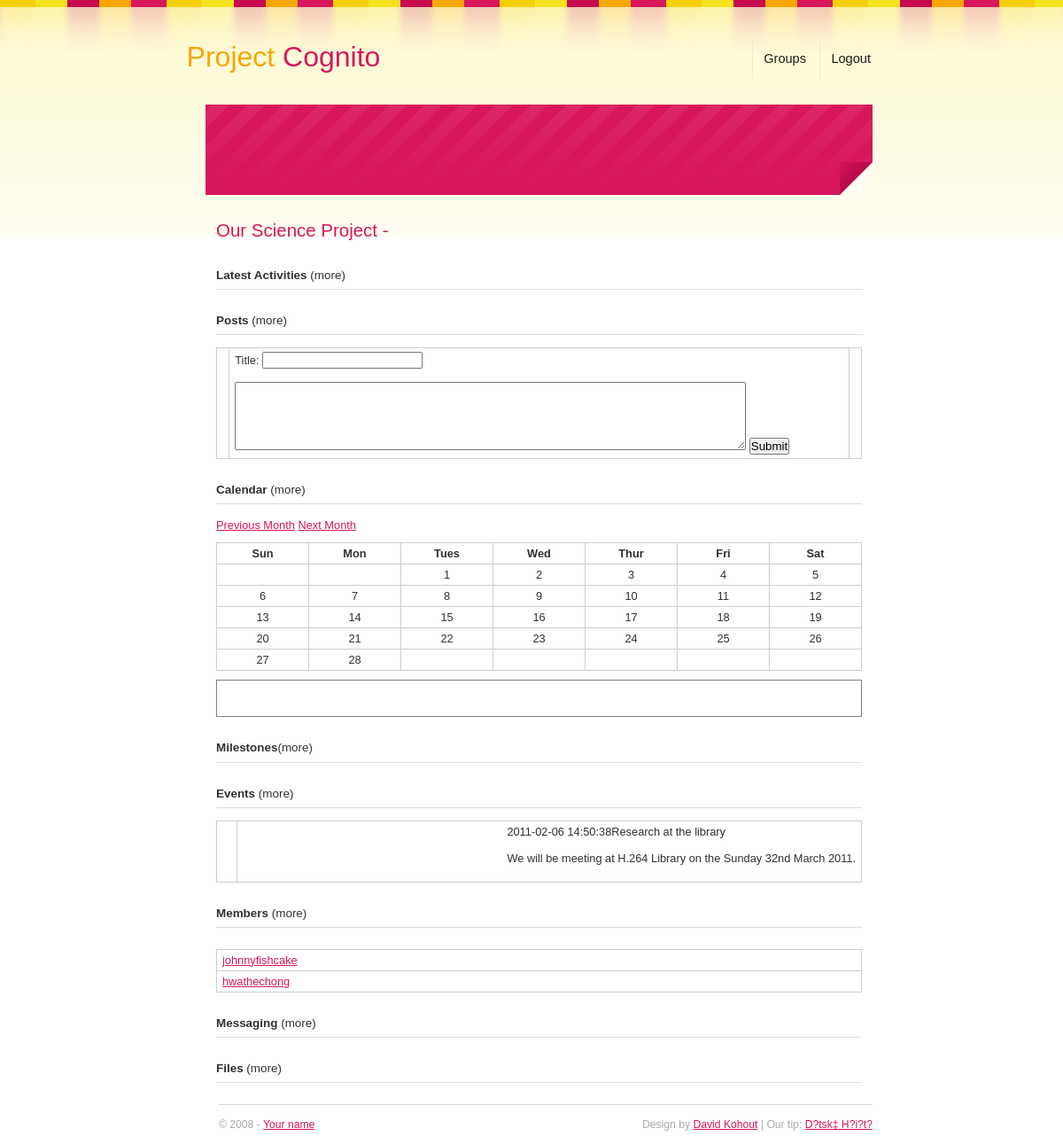
/groupview.php?groupid=1 (signed in), run on the app's committed database.
### tables this page shows
CREATE TABLE `groups` (
  `groupid` bigint(20) NOT NULL AUTO_INCREMENT,
  `title` varchar(200) NOT NULL,
  `description` varchar(400) NOT NULL,
  PRIMARY KEY (`groupid`)
);

CREATE TABLE `events` (
  `eventid` bigint(20) NOT NULL AUTO_INCREMENT,
  `groupid` bigint(20) NOT NULL,
  `title` varchar(100) NOT NULL,
  `description` varchar(500) NOT NULL,
  `time` datetime NOT NULL,
  `durationid` tinyint(4) NOT NULL,
  PRIMARY KEY (`eventid`)
);

CREATE TABLE `accounts` (
  `userid` int(11) NOT NULL AUTO_INCREMENT,
  `username` varchar(30) NOT NULL,
  `password` varchar(50) NOT NULL,
  `schoolid` int(11) NOT NULL,
  `lastlogin` datetime NOT NULL,
  `privilegesid` tinyint(11) NOT NULL,
  UNIQUE KEY `userid` (`userid`)
);

### groupview.php (the view, shortened to what this page needs)
<?php
	if(isset($_GET['groupid'])){
		$number = (int)$_GET['groupid'];
		$checkvalue = 'SELECT * FROM groups,group2accounts WHERE groups.groupid = "'.$number.'" AND group2accounts.userid = "'.$_SESSION['userinfo']['userid'].'" LIMIT 1';
		$checkquery = mysql_query($checkvalue);
		if(mysql_num_rows($checkquery)==1){
			$groupinfoarray = mysql_fetch_array($checkquery);
		}else{
			header('Location:groups.php');
		}
	}
?>
<html>
<head>
<link href="css/screen.css" type="text/css" rel="stylesheet" media="screen,projection" />
</head>
<body>
<div id="layout">
      <div id="header">
        <h1 id="logo"><a href="index.php" title="#"><span>Project</span> Cognito</a></h1>
     	<?php include('inc/nav.php')  ?>
      </div>
        <div id="main">
        <div id="main-box">
        <div id="quote"><br><br></div>
        </div>
        <div id="content">
       		<h2><?php echo $groupinfoarray['title']?> - </h2>
       		<h3>Latest Activities <span style="font-weight:normal;">(more)</span></h3>
       		<h3>Posts <span style="font-weight:normal;">(more)</span></h3>
       		<div id="posts">
       			<table>
       			<tr><td></td><td>
       			Title: <input type="text" id="messagetitle"/>
       			<br><br><textarea rows="5" cols="70" id="message"></textarea>
       			<input type="submit" id="submitmessage"/>
       			</td><td></td>
       			</tr>
       			</table>
       		</div>
       		<h3>Calendar <span style="font-weight:normal;">(more)</span></h3>
			<a href="#" class="calnav" value="prev">Previous Month</a>
			<a href="#" class="calnav" value="next">Next Month</a>
			<div id="calendararea"><?php include_once('calendardisplay.php');?></div>
			<div id="displaycalendarevents" style="border:1px solid gray; padding:20px"></div>
       		<h3>Milestones<span style="font-weight:normal;">(more)</span></h3>
       		<h3>Events <span style="font-weight:normal;">(more)</span></h3>
			<?php
       			$getevents = 'SELECT duration.label, events.title, events.description, events.time FROM duration, events WHERE events.groupid="'.$groupinfoarray['groupid'].'" AND duration.durationid = events.durationid';
       			$fetchevents = mysql_query($getevents);
       			echo '<table>';
       			while($event = mysql_fetch_array($fetchevents)){
       				echo '<tr><td></td><td>';
       				echo '<span style="float:right">'.$event['time'].'</span';
       				echo '<b>'.$event['title'].'</b><br><br>'	;
       				echo $event['description'];
       				echo '<br><br></td></tr>';
       			}
       			echo '</table>';
       		?>
       		<h3>Members <span style="font-weight:normal;">(more)</span></h3>
       		<table>
       			<?php
       				$fetchmembers = 'SELECT accounts.username, accounts.userid FROM accounts,group2accounts WHERE accounts.userid = group2accounts.userid ';
       				$fetch = mysql_query($fetchmembers);
       				echo '<table>';
       				while($member = mysql_fetch_array($fetch)){
       					echo '<tr><td><a href="whois.php?username='.$member['username'].'">'.$member['username'].'</td></tr>';
       				}
       				echo '</table>';
       			?>
       		</table>
       		<h3>Messaging <span style="font-weight:normal;">(more)</span></h3>
       		<h3>Files <span style="font-weight:normal;">(more)</span></h3>
        </div>
        <div id="footer">
        <p id="copyright">&copy; 2008 - <a href="/">Your name</a></p>
          <p id="dont-delete-this">Design by <a href="http://www.davidkohout.cz">David Kohout</a> | Our tip: <a href="http://www.junglegym.cz/uvodni-stranka.aspx" title="D?tsk‡ H?i?t? Jungle Gym">D?tsk‡ H?i?t?</a></p>
        </div>
        </div>
        </div>
</body>
</html>

### inc/nav.php
<div id="navigation">
	<ul><?php
		if(!isset($_SESSION['userinfo'])){echo '
		<li><a href="#" title="#">Why Project Cognito</a></li>
        <li id="first"><a href="#" title="#">Features</a></li>
        <li><a href="#" title="#">About</a></li>
        <li><a href="login.php" title="#">Login</a></li>';}
        else{
        	echo '
        		<li><a href="groups.php" title="#">Groups</a></li>
        		<li><a href="logout.php" title="#">Logout</a></li>
        	';
        }
        ?>
    </ul>
</div>

### calendardisplay.php (shortened to what this page needs)
<table cellpadding="0" cellspacing="0" class="calendar" border="1">
<?php
	$month = 2;
	$year = 2011;
	$headings = array('Sun','Mon','Tues','Wed','Thur','Fri','Sat');
	echo '<tr><th width="40px">'.implode('</th><th width="40px">',$headings).'</th></tr>';
	$running_day = date('w',mktime(0,0,0,$month,1,$year));
	$days_in_month = date('t',mktime(0,0,0,$month,1,$year));
	$days_in_this_week = 1;
	$day_counter = 0;
	echo '<tr>';
	for($x = 0; $x < $running_day; $x++){
		echo '<td> </td>';
		$days_in_this_week++;
	}
	for($list_day = 1; $list_day <= $days_in_month; $list_day++){
		echo '<td id="'.$list_day.'">';
		echo '<center>'.$list_day.'</center>';
		echo '</td>';
		if($running_day == 6){
			echo '</tr>';
			if(($day_counter+1) != $days_in_month){
				echo '<tr>';
			}
			$running_day = -1;
			$days_in_this_week = 0;
		}
		$days_in_this_week++; $running_day++; $day_counter++;
	}
	if($days_in_this_week < 8):
		for($x = 1; $x <= (8 - $days_in_this_week); $x++):
			echo '<td> </td>';
	endfor;
	endif;
?>
</tr></table>

### css/screen.css (style rules this page uses)
* { margin:0; padding:0; }
body, div, span, p, a, img, ul, ol, li, table, th, tr, td, form, fieldset, legend, dl, dt, dd, blockquote, applet, object { border:0; }
body { padding: 0; background: #fff url('../img/bg.jpg') repeat-x; font: 0.8em/1.5 "arial",sans-serif; color: #303030; text-align: center; }
a { color:#d8165c; }
a:link { color:#d8165c; }
h1, h2, h3, h4, h5, h6 { margin:15px 0 7px 0; }
h1 { font-size:200%; }
h2 { font-size:160%; font-weight: normal; color: #d8165c; }
h3 { font-size:105%; border-bottom: 1px solid #ddd; padding-bottom: 5px; margin-top: 25px; margin-bottom: 14px; }
#layout { width:810px; margin:0 auto; text-align:left; }
#header { padding:10px 0 0 0; position:relative; }
#logo { position: relative; overflow: hidden; width: 250px; height: 108px; font-size:250%; margin: 0; line-height: 108px; text-align: center; }
#logo a { text-decoration: none; color: #d8165c; font-weight: normal; padding: 0px 10px 7px 10px; }
#logo span { color: #f5a700; }
#navigation { position: absolute; left: 270px; line-height: 83px; display: block; height: 108px; width: 530px; top: 10px; text-align: right; font-size: 95%; }
#navigation ul li { display: inline; }
#navigation li a { font-size:120%; color: #1b1b1b; padding: 15px 12px; text-decoration: none; border-left: 1px solid #eeebcd; }
#main-box { color: #fff; font-size: 24px; background: #d8165c url('../img/main-top.jpg') repeat-x;; }
#quote { padding: 15px; background: url('../img/main-corner.jpg') no-repeat right bottom; }
#main { padding: 0 20px 0 37px }
#content { padding: 10px 12px; }
#footer { padding: 10px 0 10px 0px; margin-left: 15px; color: #aaaaaa; border-top: 1px solid #dadada; }
#footer p { margin-top: 0; margin-bottom: 0; }
#copyright { float: left; width: 300px; }
#dont-delete-this { margin: 0 0 0 323px; text-align: right; }
p { margin:10px 0 15px 0; line-height: 24px; font-size: 95% }
table { margin:10px 0; border: 1px solid #cdcdcd; border-collapse:collapse; border-spacing:0; font-size:100%; width: 100%; }
th { text-align:center; font-weight:bold; border: 1px solid #cdcdcd; }
th, td { padding:4px 6px; border: 1px solid #cdcdcd; }
ul, ol { display:block; margin:15px 0 15px 40px; }
li { display:list-item; }
ul li a { text-decoration:underline; }

### data on the page
groups: title "Our Science Project"
events: time "2011-02-06 14:50:38", title "Research at the library", description "We will be meeting at H.264 Library on the Sunday 32nd March 2011."
accounts: username "johnnyfishcake"
accounts: username "hwathechong"

### other printed values
implode('</th><th width="40px">',$headings) "Sun Mon Tues Wed Thur Fri Sat"
